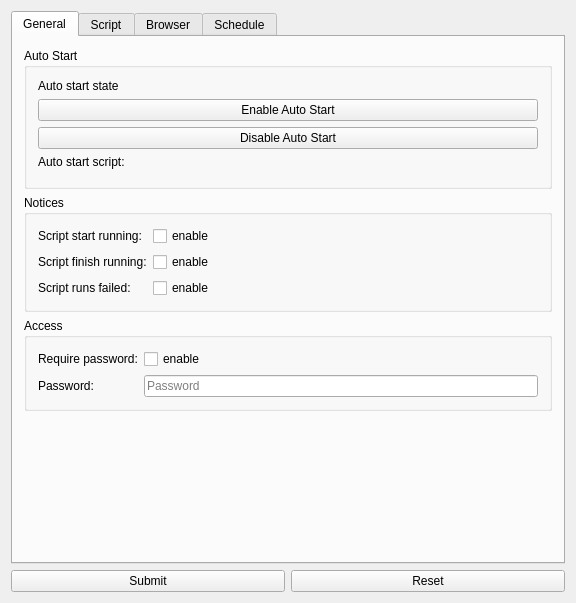
<?xml version="1.0" encoding="UTF-8"?>
<ui version="4.0">
 <class>SettingPage</class>
 <widget class="QWidget" name="SettingPage">
  <property name="geometry">
   <rect>
    <x>0</x>
    <y>0</y>
    <width>576</width>
    <height>603</height>
   </rect>
  </property>
  <property name="windowTitle">
   <string>SettingPage</string>
  </property>
  <layout class="QVBoxLayout" name="verticalLayout_3">
   <item>
    <widget class="QTabWidget" name="tabWidget">
     <property name="currentIndex">
      <number>0</number>
     </property>
     <widget class="QWidget" name="generalSetting">
      <attribute name="icon">
       <iconset resource="MainWindow.qrc">
        <normaloff>:/resource/home.png</normaloff>:/resource/home.png</iconset>
      </attribute>
      <attribute name="title">
       <string>General</string>
      </attribute>
      <layout class="QVBoxLayout" name="verticalLayout_2">
       <item>
        <widget class="QGroupBox" name="autoStartGroup">
         <property name="title">
          <string>Auto Start</string>
         </property>
         <layout class="QVBoxLayout" name="verticalLayout">
          <item>
           <widget class="QLabel" name="autoStartState">
            <property name="text">
             <string>Auto start state</string>
            </property>
           </widget>
          </item>
          <item>
           <widget class="QPushButton" name="enableAutoStart">
            <property name="text">
             <string>Enable Auto Start</string>
            </property>
           </widget>
          </item>
          <item>
           <widget class="QPushButton" name="disableAutoStart">
            <property name="text">
             <string>Disable Auto Start</string>
            </property>
           </widget>
          </item>
          <item>
           <widget class="QLabel" name="label">
            <property name="text">
             <string>Auto start script:</string>
            </property>
           </widget>
          </item>
          <item>
           <widget class="PathEdit" name="autoStartScript" native="true"/>
          </item>
         </layout>
        </widget>
       </item>
       <item>
        <widget class="QGroupBox" name="notices">
         <property name="title">
          <string>Notices</string>
         </property>
         <layout class="QFormLayout" name="formLayout">
          <item row="0" column="0">
           <widget class="QLabel" name="label_3">
            <property name="text">
             <string>Script start running:</string>
            </property>
           </widget>
          </item>
          <item row="0" column="1">
           <widget class="QCheckBox" name="noticeScriptStart">
            <property name="text">
             <string>enable</string>
            </property>
           </widget>
          </item>
          <item row="1" column="0">
           <widget class="QLabel" name="label_4">
            <property name="text">
             <string>Script finish running:</string>
            </property>
           </widget>
          </item>
          <item row="1" column="1">
           <widget class="QCheckBox" name="noticeScriptFinish">
            <property name="text">
             <string>enable</string>
            </property>
           </widget>
          </item>
          <item row="2" column="0">
           <widget class="QLabel" name="label_5">
            <property name="text">
             <string>Script runs failed:</string>
            </property>
           </widget>
          </item>
          <item row="2" column="1">
           <widget class="QCheckBox" name="noticeScriptFailed">
            <property name="text">
             <string>enable</string>
            </property>
           </widget>
          </item>
         </layout>
        </widget>
       </item>
       <item>
        <widget class="QGroupBox" name="access">
         <property name="title">
          <string>Access</string>
         </property>
         <layout class="QFormLayout" name="formLayout_2">
          <item row="0" column="0">
           <widget class="QLabel" name="label_6">
            <property name="text">
             <string>Require password:</string>
            </property>
           </widget>
          </item>
          <item row="0" column="1">
           <widget class="QCheckBox" name="enablePassword">
            <property name="text">
             <string>enable</string>
            </property>
           </widget>
          </item>
          <item row="1" column="0">
           <widget class="QLabel" name="label_7">
            <property name="text">
             <string>Password:</string>
            </property>
           </widget>
          </item>
          <item row="1" column="1">
           <widget class="QLineEdit" name="password">
            <property name="inputMask">
             <string/>
            </property>
            <property name="echoMode">
             <enum>QLineEdit::Password</enum>
            </property>
            <property name="placeholderText">
             <string>Password</string>
            </property>
           </widget>
          </item>
         </layout>
        </widget>
       </item>
       <item>
        <spacer name="verticalSpacer">
         <property name="orientation">
          <enum>Qt::Vertical</enum>
         </property>
         <property name="sizeHint" stdset="0">
          <size>
           <width>20</width>
           <height>40</height>
          </size>
         </property>
        </spacer>
       </item>
      </layout>
     </widget>
     <widget class="QWidget" name="scriptSetting">
      <attribute name="icon">
       <iconset resource="MainWindow.qrc">
        <normaloff>:/resource/file-code.png</normaloff>:/resource/file-code.png</iconset>
      </attribute>
      <attribute name="title">
       <string>Script</string>
      </attribute>
      <layout class="QVBoxLayout" name="verticalLayout_6">
       <item>
        <widget class="QTreeView" name="scriptSettingView">
         <property name="selectionBehavior">
          <enum>QAbstractItemView::SelectRows</enum>
         </property>
         <property name="sortingEnabled">
          <bool>true</bool>
         </property>
        </widget>
       </item>
       <item>
        <layout class="QHBoxLayout" name="settingButtons">
         <item>
          <widget class="QPushButton" name="newSetting">
           <property name="text">
            <string>New</string>
           </property>
          </widget>
         </item>
         <item>
          <widget class="QPushButton" name="deleteSetting">
           <property name="text">
            <string>Delete</string>
           </property>
          </widget>
         </item>
        </layout>
       </item>
      </layout>
     </widget>
     <widget class="QWidget" name="browserSetting">
      <attribute name="icon">
       <iconset resource="MainWindow.qrc">
        <normaloff>:/resource/browser.png</normaloff>:/resource/browser.png</iconset>
      </attribute>
      <attribute name="title">
       <string>Browser</string>
      </attribute>
      <layout class="QVBoxLayout" name="verticalLayout_4">
       <item>
        <widget class="QGroupBox" name="defaultValueGroup">
         <property name="title">
          <string>Default values</string>
         </property>
         <layout class="QVBoxLayout" name="verticalLayout_5">
          <item>
           <layout class="QHBoxLayout" name="horizontalLayout">
            <item>
             <widget class="QLabel" name="label_2">
              <property name="text">
               <string>Default Page Url:</string>
              </property>
             </widget>
            </item>
            <item>
             <widget class="QLineEdit" name="browserDefaultUrl"/>
            </item>
           </layout>
          </item>
         </layout>
        </widget>
       </item>
       <item>
        <spacer name="verticalSpacer_2">
         <property name="orientation">
          <enum>Qt::Vertical</enum>
         </property>
         <property name="sizeHint" stdset="0">
          <size>
           <width>20</width>
           <height>40</height>
          </size>
         </property>
        </spacer>
       </item>
      </layout>
     </widget>
     <widget class="QWidget" name="schedule">
      <attribute name="icon">
       <iconset resource="MainWindow.qrc">
        <normaloff>:/resource/schedule.png</normaloff>:/resource/schedule.png</iconset>
      </attribute>
      <attribute name="title">
       <string>Schedule</string>
      </attribute>
      <layout class="QVBoxLayout" name="verticalLayout_7">
       <item>
        <widget class="QTableView" name="scheduleView">
         <attribute name="horizontalHeaderStretchLastSection">
          <bool>true</bool>
         </attribute>
        </widget>
       </item>
       <item>
        <layout class="QHBoxLayout" name="horizontalLayout_2">
         <item>
          <widget class="QPushButton" name="newTask">
           <property name="text">
            <string>New</string>
           </property>
          </widget>
         </item>
         <item>
          <widget class="QPushButton" name="deleteTask">
           <property name="text">
            <string>Delete</string>
           </property>
          </widget>
         </item>
        </layout>
       </item>
      </layout>
     </widget>
    </widget>
   </item>
   <item>
    <layout class="QHBoxLayout" name="buttonArea">
     <item>
      <widget class="QPushButton" name="submit">
       <property name="text">
        <string>Submit</string>
       </property>
      </widget>
     </item>
     <item>
      <widget class="QPushButton" name="reset">
       <property name="text">
        <string>Reset</string>
       </property>
      </widget>
     </item>
    </layout>
   </item>
  </layout>
 </widget>
 <layoutdefault spacing="6" margin="11"/>
 <customwidgets>
  <customwidget>
   <class>PathEdit</class>
   <extends>QWidget</extends>
   <header>PathEdit.h</header>
   <container>1</container>
  </customwidget>
 </customwidgets>
 <resources>
  <include location="MainWindow.qrc"/>
 </resources>
 <connections>
  <connection>
   <sender>deleteSetting</sender>
   <signal>clicked()</signal>
   <receiver>SettingPage</receiver>
   <slot>deleteSetting()</slot>
   <hints>
    <hint type="sourcelabel">
     <x>419</x>
     <y>524</y>
    </hint>
    <hint type="destinationlabel">
     <x>287</x>
     <y>301</y>
    </hint>
   </hints>
  </connection>
  <connection>
   <sender>newSetting</sender>
   <signal>clicked()</signal>
   <receiver>SettingPage</receiver>
   <slot>newSetting()</slot>
   <hints>
    <hint type="sourcelabel">
     <x>154</x>
     <y>524</y>
    </hint>
    <hint type="destinationlabel">
     <x>287</x>
     <y>301</y>
    </hint>
   </hints>
  </connection>
  <connection>
   <sender>reset</sender>
   <signal>clicked()</signal>
   <receiver>SettingPage</receiver>
   <slot>reset()</slot>
   <hints>
    <hint type="sourcelabel">
     <x>427</x>
     <y>576</y>
    </hint>
    <hint type="destinationlabel">
     <x>287</x>
     <y>301</y>
    </hint>
   </hints>
  </connection>
  <connection>
   <sender>submit</sender>
   <signal>clicked()</signal>
   <receiver>SettingPage</receiver>
   <slot>submit()</slot>
   <hints>
    <hint type="sourcelabel">
     <x>148</x>
     <y>576</y>
    </hint>
    <hint type="destinationlabel">
     <x>287</x>
     <y>301</y>
    </hint>
   </hints>
  </connection>
  <connection>
   <sender>enableAutoStart</sender>
   <signal>clicked()</signal>
   <receiver>SettingPage</receiver>
   <slot>enableAutoStart()</slot>
   <hints>
    <hint type="sourcelabel">
     <x>286</x>
     <y>86</y>
    </hint>
    <hint type="destinationlabel">
     <x>287</x>
     <y>301</y>
    </hint>
   </hints>
  </connection>
  <connection>
   <sender>disableAutoStart</sender>
   <signal>clicked()</signal>
   <receiver>SettingPage</receiver>
   <slot>disableAutoStart()</slot>
   <hints>
    <hint type="sourcelabel">
     <x>286</x>
     <y>121</y>
    </hint>
    <hint type="destinationlabel">
     <x>287</x>
     <y>301</y>
    </hint>
   </hints>
  </connection>
 </connections>
 <slots>
  <slot>reset()</slot>
  <slot>submit()</slot>
  <slot>newSetting()</slot>
  <slot>deleteSetting()</slot>
  <slot>enableAutoStart()</slot>
  <slot>disableAutoStart()</slot>
 </slots>
</ui>
